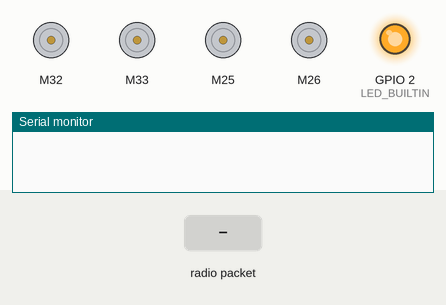
Simulated run of this sketch. Board: ESP32. Shown: 4 × DC motor (green arrow = forward, orange = backward, longer = faster), output pins drawn as LEDs (lit = HIGH), the last lines printed to the serial monitor. The inputs (shaded band) are chosen by the test bench. No radio packets arrive unless stated.

Above: at 1.1 s.
At 8.7 s:
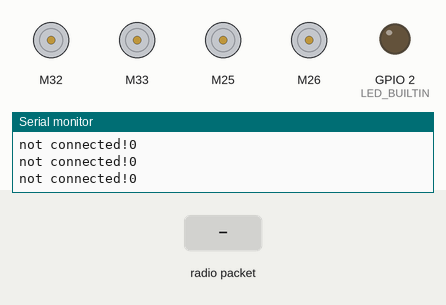
8.8 s: radio packet "1" arrives
At 9.7 s:
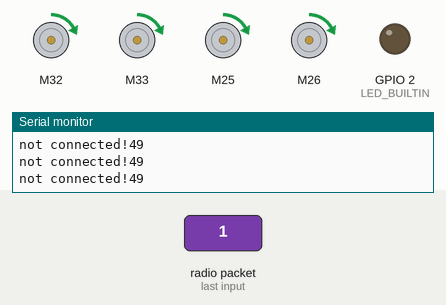
Timing chart, 0 to 11.8 s (numbered marks = the images above; inputs shaded):
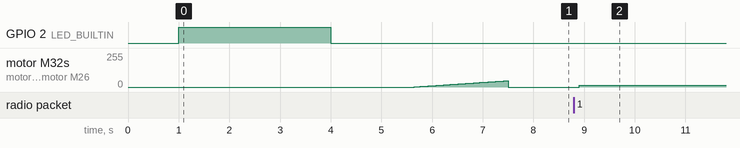

Measured:
- after the input at 8.8 s, motor M32, motor M33, motor M25, motor M26: stopped → forward 12/255 after 0.11 s
- by itself, motor M32, motor M33, motor M25, motor M26: rises from stopped to forward 48/255 in 1.9 s, then falls to stopped in 0.01 s

The sketch:

controllerAndMotors.ino
```cpp
#include <SPI.h>
#include <nRF24L01.h>
#include <RF24.h>

/*struct JoystickData { //struct is where we declare all variables inside a package
  long int j1x;
  long int j1y;
  long int j2x;
  long int j2y;
};

JoystickData data;

*/

#include <ESP32Servo.h>  // ESP32Servo library installed by Library Manager
#include "ESC.h"         // RC_ESP library installed by Library Manager

#define ESC_PIN (32)  // connected to ESC control wire
#define ESC_PIN2 (33)
#define ESC_PIN3 (25)
#define ESC_PIN4 (26)

#define LED_BUILTIN (2)  // not defaulted properly for ESP32s/you must define it
#define POT_PIN (34)     // Analog pin used to connect the potentiometer center pin

// Note: the following speeds may need to be modified for your particular hardware.
#define MIN_SPEED 1040  // speed just slow enough to turn motor off
//#define MAX_SPEED 1240  // speed where my motor drew 3.6 amps at 12v.
#define MAX_SPEED 2000

ESC myESC(ESC_PIN, 1000, 2000, 500);  // ESC_Name (PIN, Minimum Value, Maximum Value, Arm Value)
ESC myESC2(ESC_PIN2, 1000, 2000, 500);
ESC myESC3(ESC_PIN3, 1000, 2000, 500);
ESC myESC4(ESC_PIN4, 1000, 2000, 500);

int CSN = 5;
int CE = 4;
//char msg[32];
long int pot = 0;

RF24 radio(CE, CSN);

const byte address[6] = "00001";

void setup() {
  Serial.begin(115200);
  //pinMode(A1,INPUT);

  //SPI.begin(18, 19, 23, 5); // SCK, MISO, MOSI, SS (CSN)
  radio.begin();
  radio.openReadingPipe(0, address);
  radio.setPALevel(RF24_PA_MIN);
  //radio.setDataRate(RF24_250KBPS);
  radio.startListening();


  delay(1000);
  pinMode(ESC_PIN, OUTPUT);
  pinMode(ESC_PIN2, OUTPUT);
  pinMode(ESC_PIN3, OUTPUT);
  pinMode(ESC_PIN4, OUTPUT);

  pinMode(LED_BUILTIN, OUTPUT);
  digitalWrite(LED_BUILTIN, HIGH);  // set led to on to indicate arming
  myESC.arm();                      // Send the Arm command to ESC
  myESC2.arm();
  myESC3.arm();
  myESC4.arm();

  delay(3000);  // Wait a while
  digitalWrite(LED_BUILTIN, LOW);

  for (int i = 0; i < 350; i++) {      // run speed from 840 to 1190
    myESC.speed(MIN_SPEED - 200 + i);  // motor starts up about half way through loop
    myESC2.speed(MIN_SPEED - 200 + i);
    myESC3.speed(MIN_SPEED - 200 + i);
    myESC4.speed(MIN_SPEED - 200 + i);
    delay(10);
  }
}

void loop() {
  if (radio.available()) {

    radio.read(&pot, sizeof(pot));
    Serial.print("did i get anything? ");
    Serial.println(pot);

    if (pot > 300) {
      pot = 300;

    }
  } else {
    Serial.print("not connected!");
    Serial.println(pot);

  }
  myESC.speed(1000 + pot);
  myESC3.speed(1000 + pot);
  myESC2.speed(1000 + pot);
  myESC4.speed(1000 + pot);
  delay(200);
}
```
